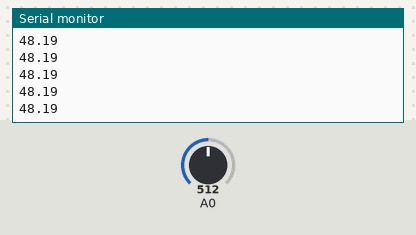
Bench run of a sketch on a simulated Arduino Uno, built with avr-gcc and run on an emulated ATmega328P. On the bench: the last lines printed to the serial monitor. The inputs (shaded band) are chosen by the test bench; at power-on: A0 = 512.

Above: at 1.2 s.
1.3 s: A0 set to 716
At 1.9 s:
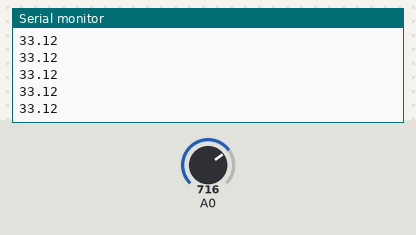
2.8 s: A0 set to 900
At 3.4 s:
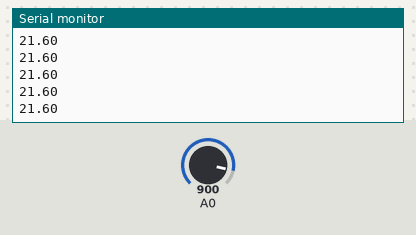
Timing chart, 0 to 5.8 s (numbered marks = the images above; inputs shaded):
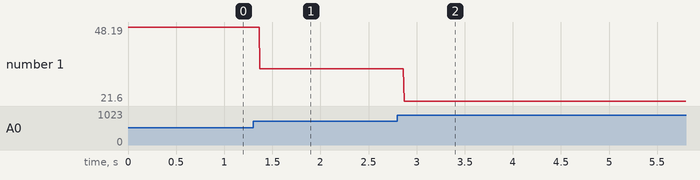

The sketch:

thermistor.ino
```cpp
void setup()
{
  Serial.begin(9600);
}

void loop()
{
  int adcVal = analogRead(A0);

  //2.0 should be changed to 3.3 if not using Artemis
  float vout = 2.0*adcVal/1023.0;

  //10000 should be changed if the other resistor in
  //the voltage divider is not 10k
  float Rt = vout*(10000/(3.3-vout));

  float temp = (1.0 / ((1/(25+273.15)) + (1.0/3435)*log(Rt/10000))) - 273.15;

  Serial.println(temp);
}
```

Measured:
- after the input at 1.3 s, the serial monitor: prints a new line after 0.07 s (image 1)
- after the input at 2.8 s, the serial monitor: prints a new line after 0.07 s (image 2)
- plotted number 1: 48.19 → 33.12 after the input at 1.3 s, 33.12 → 21.6 after the input at 2.8 s
